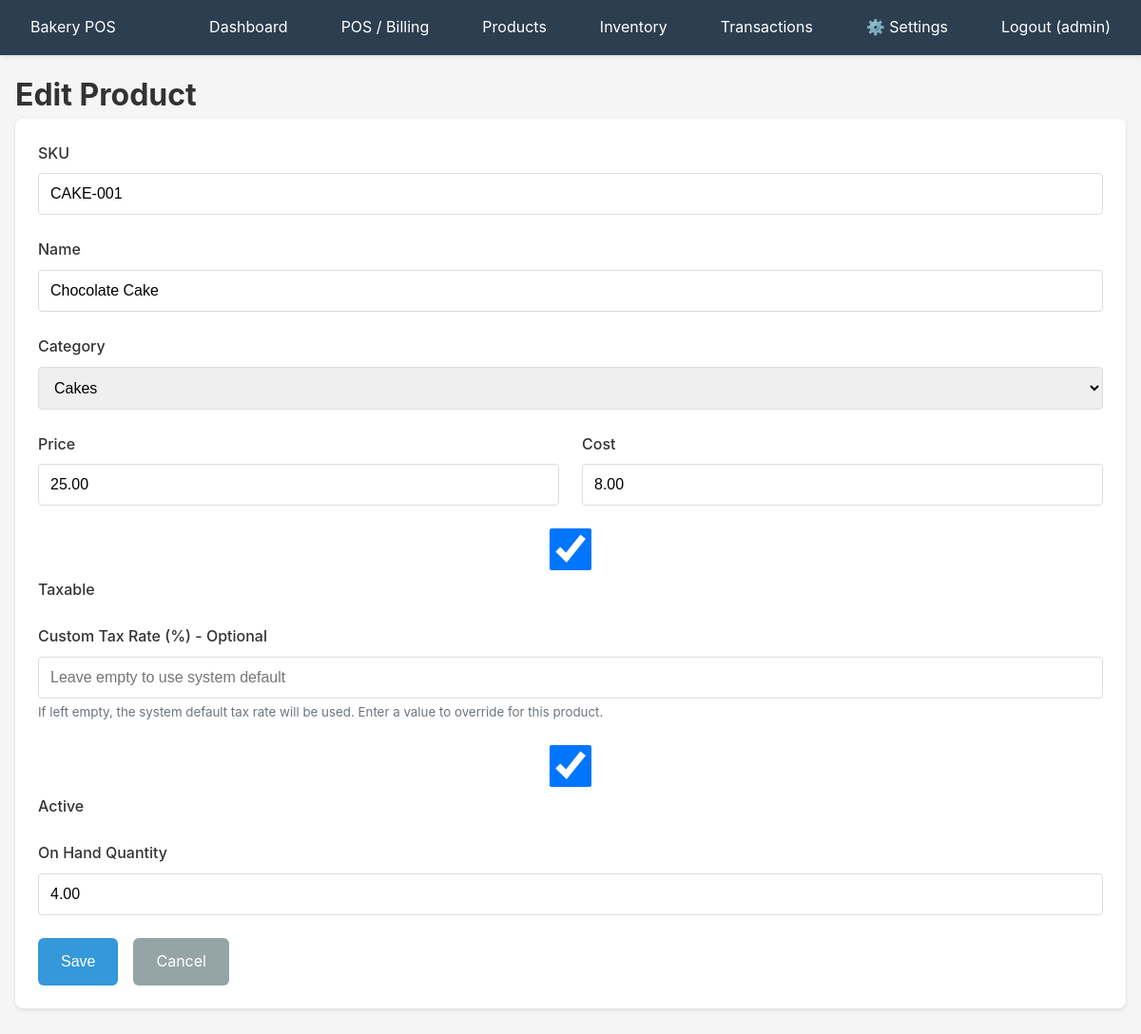
Page /products/5/edit (signed in) on the committed database.
### app/models/user.py (models this page shows)
class User(Base):
    __tablename__ = "users"
    id = Column(Integer, primary_key=True, index=True)
    username = Column(String(50), unique=True, nullable=False, index=True)
    email = Column(String(100), unique=True, nullable=False, index=True)
    password_hash = Column(String(255), nullable=False)
    role_id = Column(Integer, ForeignKey("roles.id"), nullable=False)
    is_active = Column(Boolean, default=True)
    created_at = Column(DateTime(timezone=True), server_default=func.now())
    role = relationship("Role", back_populates="users")
    sales = relationship("Sale", back_populates="cashier")
    shifts = relationship("Shift", back_populates="cashier")
    batches = relationship("Batch", back_populates="user")

### app/models/product.py (models this page shows)
class Product(Base):
    __tablename__ = "products"
    id = Column(Integer, primary_key=True, index=True)
    sku = Column(String(50), unique=True, nullable=False, index=True)
    name = Column(String(200), nullable=False)
    category_id = Column(Integer, ForeignKey("categories.id"), nullable=False)
    price = Column(Numeric(10, 2), nullable=False)
    cost = Column(Numeric(10, 2), default=0)
    taxable = Column(Boolean, default=True)
    custom_tax_rate = Column(Numeric(5, 4), nullable=True)  # Custom tax rate for this product (e.g., 0.15 for 15%)
    is_active = Column(Boolean, default=True)
    on_hand = Column(Numeric(10, 2), default=0)
    created_at = Column(DateTime(timezone=True), server_default=func.now())
    category = relationship("Category", back_populates="products")
    sale_lines = relationship("SaleLine", back_populates="product")

class Category(Base):
    __tablename__ = "categories"
    id = Column(Integer, primary_key=True, index=True)
    name = Column(String(100), nullable=False, unique=True)
    sort_order = Column(Integer, default=0)
    products = relationship("Product", back_populates="category")

### app/routers/products.py (the view)
@router.get("/products/{product_id}/edit", response_class=HTMLResponse)
async def edit_product(
    request: Request,
    product_id: int,
    user_data: dict = Depends(require_role(["admin", "manager"])),
    db: Session = Depends(get_db)
):
    product = db.query(Product).filter(Product.id == product_id).first()
    if not product:
        return RedirectResponse(url="/products", status_code=302)
    categories = db.query(Category).order_by(Category.sort_order, Category.name).all()
    return templates.TemplateResponse(
        "products/form.html",
        {"request": request, "user": user_data["user"], "categories": categories, "product": product}
    )

### app/templates/products/form.html (shortened to what this page needs)
{% extends "base.html" %}
{% block content %}
<h1>{% if product %}Edit{% else %}New{% endif %} Product</h1>
<div class="card">
    <form method="post" action="{% if product %}/products/{{ product.id }}{% else %}/products{% endif %}">
        <div class="form-group">
            <label for="sku">SKU</label>
            <input type="text" id="sku" name="sku" value="{{ product.sku if product else '' }}" required>
        </div>
        <div class="form-group">
            <label for="name">Name</label>
            <input type="text" id="name" name="name" value="{{ product.name if product else '' }}" required>
        </div>
        <div class="form-group">
            <label for="category_id">Category</label>
            <select id="category_id" name="category_id" required>
                {% for cat in categories %}
                <option value="{{ cat.id }}" {% if product and product.category_id == cat.id %}selected{% endif %}>{{ cat.name }}</option>
                {% endfor %}
            </select>
        </div>
        <div class="grid grid-2">
            <div class="form-group">
                <label for="price">Price</label>
                <input type="number" id="price" name="price" step="0.01" value="{{ product.price if product else '' }}" required>
            </div>
            <div class="form-group">
                <label for="cost">Cost</label>
                <input type="number" id="cost" name="cost" step="0.01" value="{{ product.cost if product else 0 }}">
            </div>
        </div>
        <div class="form-group">
            <label>
                <input type="checkbox" name="taxable" id="taxable" {% if not product or product.taxable %}checked{% endif %}>
                Taxable
            </label>
        </div>
        <div class="form-group" id="custom-tax-section" style="{% if product and not product.taxable %}display: none;{% endif %}">
            <label for="custom_tax_rate">Custom Tax Rate (%) - Optional</label>
            <input type="number" id="custom_tax_rate" name="custom_tax_rate" step="0.01" min="0" max="100"
                   value="{% if product and product.custom_tax_rate %}{{ (product.custom_tax_rate * 100)|float }}{% endif %}"
                   placeholder="Leave empty to use system default">
            <small style="color: #6c757d; display: block; margin-top: 0.25rem;">
                If left empty, the system default tax rate will be used. Enter a value to override for this product.
            </small>
        </div>
        {% if product %}
        <div class="form-group">
            <label>
                <input type="checkbox" name="is_active" {% if product.is_active %}checked{% endif %}>
                Active
            </label>
        </div>
        {% endif %}
        <div class="form-group">
            <label for="on_hand">On Hand Quantity</label>
            <input type="number" id="on_hand" name="on_hand" step="0.01" value="{{ product.on_hand if product else 0 }}">
        </div>
        <div class="flex gap-2">
            <button type="submit" class="btn btn-primary">Save</button>
            <a href="/products" class="btn btn-secondary">Cancel</a>
        </div>
    </form>
</div>
{% endblock %}

### app/templates/base.html (shortened to what this page needs)
<!DOCTYPE html>
<html lang="en">
<head>
    <link rel="stylesheet" href="/static/css/style.css">
</head>
<body>
    {% if user %}
    <header class="no-print">
        <nav>
            <div>
                <a href="/dashboard">Bakery POS</a>
            </div>
            <ul>
                <li><a href="/dashboard">Dashboard</a></li>
                <li><a href="/pos/checkout">POS / Billing</a></li>
                <li><a href="/products">Products</a></li>
                <li><a href="/inventory">Inventory</a></li>
                <li><a href="/transactions/history">Transactions</a></li>
                {% if user.role.name == 'admin' %}
                <li><a href="/settings">⚙️ Settings</a></li>
                {% endif %}
                <li><a href="/logout">Logout ({{ user.username }})</a></li>
            </ul>
        </nav>
    </header>
    {% endif %}
    <main class="container">
        {% block content %}{% endblock %}
    </main>
</body>
</html>

### app/static/css/style.css (style rules this page uses)
* { margin: 0; padding: 0; box-sizing: border-box; }
body { font-family: -apple-system, BlinkMacSystemFont, 'Segoe UI', Roboto, Oxygen, Ubuntu, Cantarell, sans-serif; font-size: 16px; line-height: 1.6; color: #333; background-color: #f5f5f5; }
.container { max-width: 1400px; margin: 0 auto; padding: 1rem; }
header { background-color: #2c3e50; color: white; padding: 1rem 0; box-shadow: 0 2px 4px rgba(0,0,0,0.1); position: sticky; top: 0; z-index: 9999; width: 100%; }
nav { display: flex; justify-content: space-between; align-items: center; padding: 0 1rem; }
nav ul { list-style: none; display: flex; gap: 1.5rem; flex-wrap: wrap; }
nav a { color: white; text-decoration: none; padding: 0.5rem 1rem; border-radius: 4px; transition: background-color 0.2s; }
.btn { display: inline-block; padding: 0.75rem 1.5rem; font-size: 1rem; border: none; border-radius: 6px; cursor: pointer; text-decoration: none; text-align: center; transition: all 0.2s; min-height: 44px; min-width: 44px; }
.btn-primary { background-color: #3498db; color: white; }
.btn-secondary { background-color: #95a5a6; color: white; }
.form-group { margin-bottom: 1.5rem; }
.form-group label { display: block; margin-bottom: 0.5rem; font-weight: 500; }
.form-group input, .form-group select, .form-group textarea { width: 100%; padding: 0.75rem; font-size: 1rem; border: 1px solid #ddd; border-radius: 4px; min-height: 44px; }
.card { background: white; border-radius: 8px; padding: 1.5rem; margin-bottom: 1.5rem; box-shadow: 0 2px 4px rgba(0,0,0,0.1); }
.grid { display: grid; gap: 1.5rem; }
.grid-2 { grid-template-columns: repeat(auto-fit, minmax(300px, 1fr)); }
.flex { display: flex; }
.gap-2 { gap: 1rem; }

### rows in the picture
User: username "admin"
Product: sku "CAKE-001", name "Chocolate Cake", category_id "Cakes", price "25.00", cost "8.00", taxable "☑", is_active "☑", on_hand "4.00"
